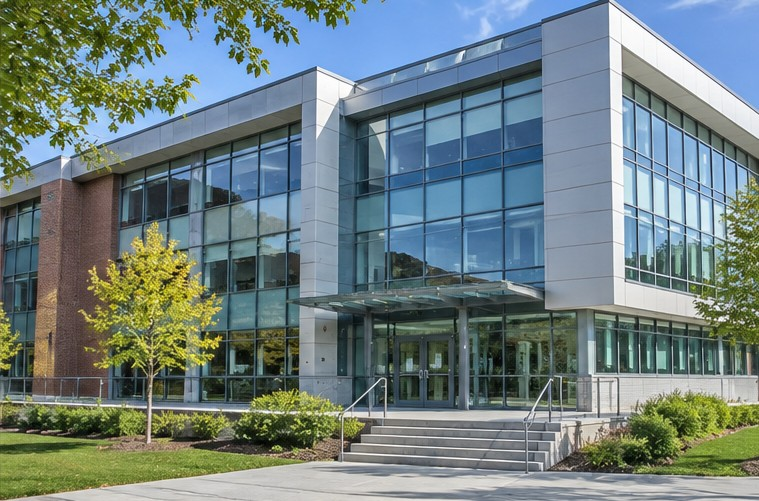
%> input picture Lab6-Integrated-Image-Processing/building.jpg, 759 x 501 px
$ octave Lab6_image_pipeline.m   (GNU Octave 9; MATLAB toolbox functions it lacks are replaced by stand-ins)
%> lines starting %> are read from the running program, lines starting %| are printed output that depends on the picture
%% Lab 6 - Mini Project: Integrated Image Processing
% Course: Mathematical Algorithms (DSP) - Image Processing Labs
% Select your own image when prompted. MATLAB Image Processing Toolbox required.
% Outputs: PNG figures and lab6_measurements.txt in the current folder.
clear; close all; clc;

%% 1) Select and load your own image
% Upload an image to MATLAB Drive in this folder before running.
[file, folder] = uigetfile({'*.jpg;*.jpeg;*.png;*.tif;*.tiff;*.bmp', ...
    'Image files (*.jpg, *.png, *.tif, *.bmp)'}, 'Select your own image for Lab 6');
%> the answer given: building.jpg
if isequal(file,0)
    error('No image selected. Upload/select your own image, then rerun.');
end
sourcePath = fullfile(folder,file);
inputImage = imread(sourcePath);
%> inputImage is the input picture: size 501x759x3 uint8; mean R, G, B 112.1, 128.7, 127.9
if ndims(inputImage)==3
    I = im2double(rgb2gray(inputImage));
elseif ismatrix(inputImage)
    I = im2double(inputImage);
else
    error('Unsupported image dimensions. Select a grayscale or RGB image.');
end
[M,N] = size(I);
%> M = 501; N = 759

%% 2) Preprocess: median filtering, a nonlinear spatial operation
I_filt = medfilt2(I,[3 3], 'symmetric');

%% 3) Enhance contrast: intensity remapping
I_enh = imadjust(I_filt,[0.2 0.8],[0 1]);
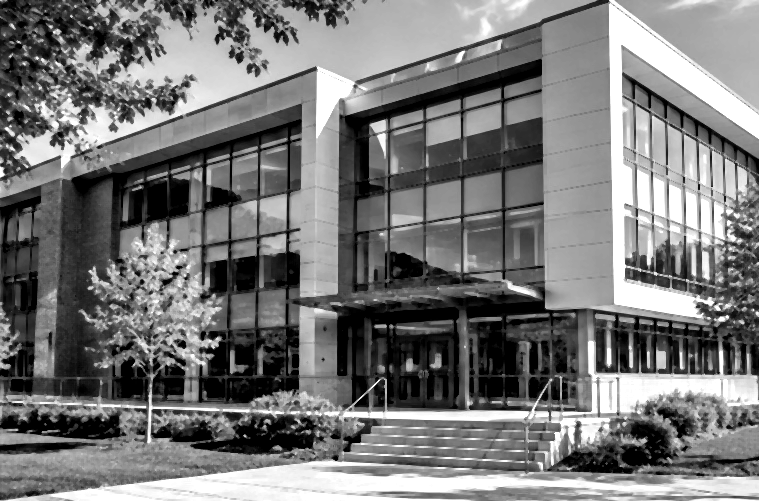
%> I_enh: size 501x759 double; min 0, max 1, mean 0.471

%% 4) Features: Canny edge detection
edges = edge(I_enh,'Canny',[0.1 0.25]);
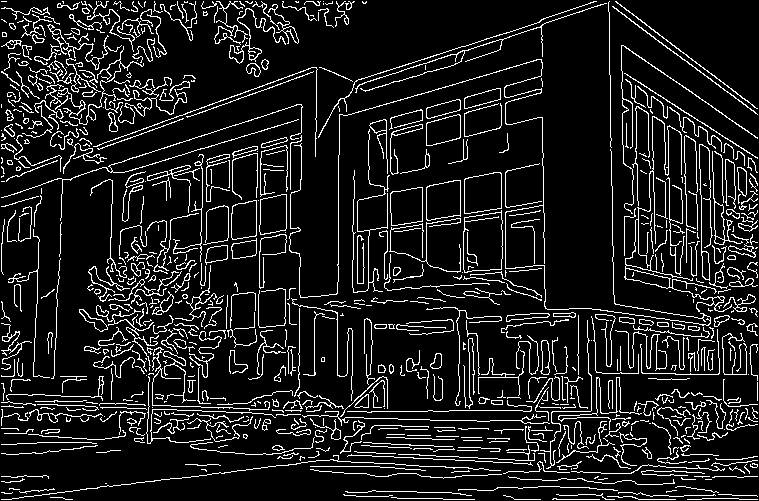
%> edges: size 501x759 logical; 11.3% white in thin lines or dots

%% 5) Frequency-domain ideal low-pass (circular FFT convention)
F = fftshift(fft2(I_enh));
[u,v] = meshgrid(-floor(N/2):ceil(N/2)-1, -floor(M/2):ceil(M/2)-1);
cutoffRadius = 60; % frequency-bin radius; change only after inspecting result
H = double(hypot(u,v)<cutoffRadius);
I_lp = real(ifft2(ifftshift(F.*H)));
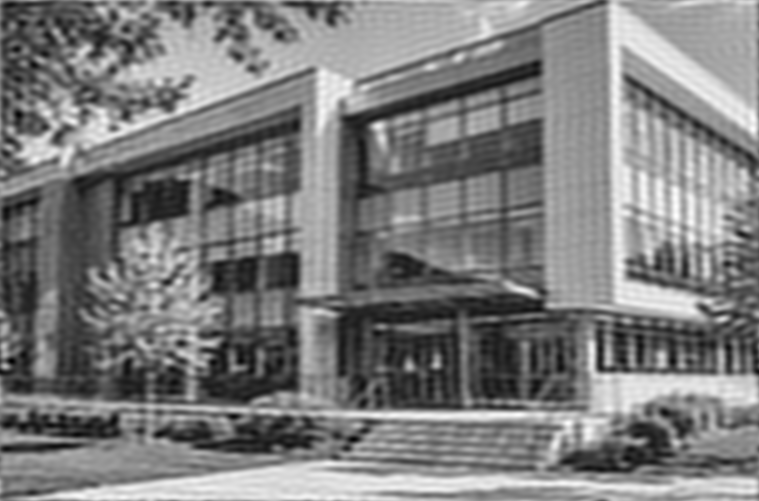
%> I_lp: size 501x759 double; min -0.188, max 1.15, mean 0.471; drawn with min black and max white
% Clip only for image export, while retaining un-clipped result for comparison.
I_lp_display = min(max(I_lp,0),1);
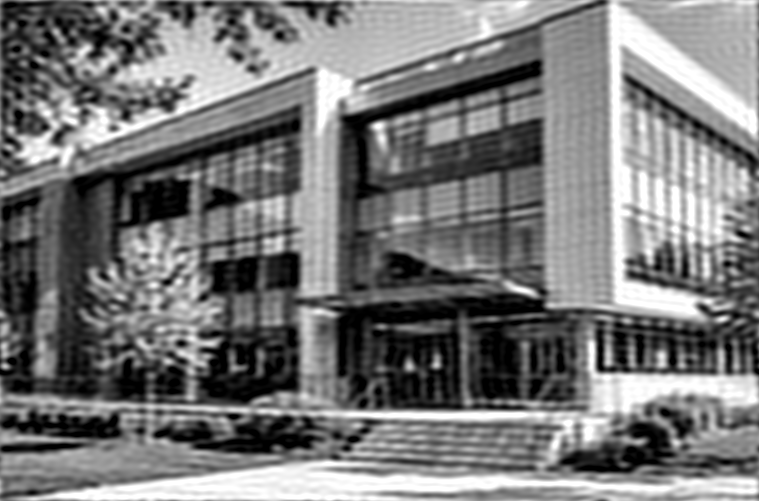
%> I_lp_display: size 501x759 double; min 0, max 1, mean 0.471; mean of the top-left, top-right, bottom-left and bottom-right quarters 0.458, 0.577, 0.406, 0.443

%% 6) Save valid image PNGs with imwrite
imwrite(I, '01_original.png');
imwrite(I_filt, '02_denoised.png');
imwrite(I_enh, '03_contrast_enhanced.png');
imwrite(edges, '04_canny_edges.png');
imwrite(I_lp_display, '05_frequency_lowpass.png');
imwrite(H, '06_frequency_mask.png');

% Side-by-side comparison: each tile has the exact same size.
% Labels are listed in the README in left-to-right order.
comparison = [I, I_filt, I_enh, double(edges), I_lp_display];
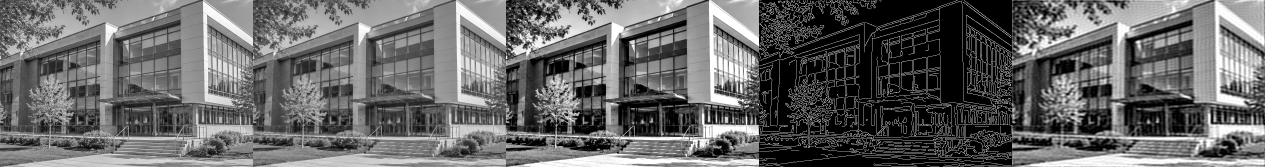
%> comparison: size 501x3795 double (shown at 1/3 size); min 0, max 1, mean 0.405
imwrite(comparison, '07_pipeline_comparison.png');

% On-screen labeled comparison figure
figure('Color','white','Name','Lab 6 Image Processing Pipeline');
steps = {I, I_filt, I_enh, edges, I_lp_display};
%> steps = 5 items
names = {'Original', 'Median 3x3', 'Contrast enhanced', 'Canny edges', 'FFT ideal LP'};
for k=1:5
    subplot(1,5,k);
    imshow(steps{k},[]);
    title(names{k},'Interpreter','none');
end
sgtitle('Lab 6: Integrated image processing pipeline');

% Frequency spectrum inspection
figure('Color','white','Name','Lab 6 Spectrum and LP Mask');
subplot(1,2,1); imshow(log(1+abs(F)),[]); title('Centered log-magnitude spectrum');
%> after `imshow(log(1+abs(F)),[])`:
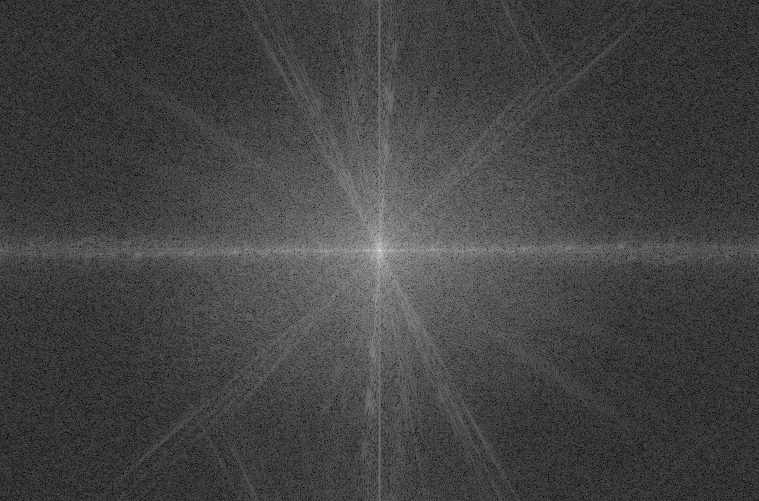
%> displayed picture: size 501x759, on the screen's scale of 0 to 255; min 0, max 255, mean 66.8
subplot(1,2,2); imshow(H,[]); title(sprintf('Ideal LP mask (radius %d bins)',cutoffRadius));
%> after `title(sprintf('Ideal LP mask (radius %d bins)',cutoffRadius))`:
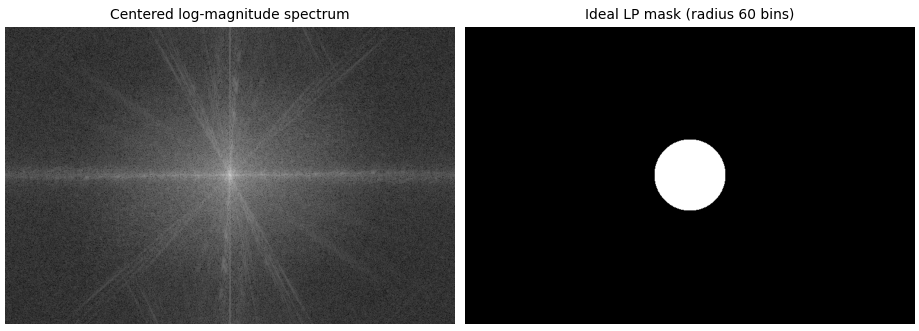
%> figure redrawn from the program's plot data, 2 panels

%% 7) Numerical summary (descriptive measurements, not proof of improvement)
edgePixels = nnz(edges);
%> edgePixels = 42942
edgePercent = 100*edgePixels/numel(edges);
%> edgePercent = 11.29
meanBefore = mean(I(:));
%> meanBefore = 0.485
meanAfter = mean(I_enh(:));
%> meanAfter = 0.471
rmseLP = sqrt(mean((I_enh(:)-I_lp(:)).^2));
%> rmseLP = 0.0985
fid = fopen('lab6_measurements.txt','w');
if fid<0, error('Could not create lab6_measurements.txt'); end
fprintf(fid,'Lab 6 - Integrated Image Processing\n');
fprintf(fid,'Selected image: %s\n', file);
fprintf(fid,'Image dimensions: %d rows x %d columns\n',M,N);
fprintf(fid,'Median filter: 3 x 3, symmetric boundary\n');
fprintf(fid,'Contrast adjustment: imadjust input [0.2 0.8] to [0 1]\n');
fprintf(fid,'Canny thresholds: [0.1 0.25]\n');
fprintf(fid,'FFT ideal low-pass radius: %d bins\n',cutoffRadius);
fprintf(fid,'Mean grayscale intensity before: %.6f\n',meanBefore);
fprintf(fid,'Mean grayscale intensity after contrast enhancement: %.6f\n',meanAfter);
fprintf(fid,'Detected Canny edge pixels: %d (%.3f%%)\n',edgePixels,edgePercent);
fprintf(fid,'RMSE between enhanced and FFT-lowpass images: %.6f\n',rmseLP);
fprintf(fid,'Note: this RMSE measures change, not quality improvement.\n');
fclose(fid);

fprintf('Loaded: %s (%d x %d)\n',file,M,N);
%| Loaded: building.jpg (501 x 759)
fprintf('Canny edges: %d pixels (%.3f%%)\n',edgePixels,edgePercent);
%| Canny edges: 42942 pixels (11.293%)
fprintf('FFT low-pass cutoff radius: %d bins\n',cutoffRadius);
fprintf('Saved seven valid PNG images and lab6_measurements.txt.\n');

$ run again, on Lab6-Integrated-Image-Processing/flower.jpg
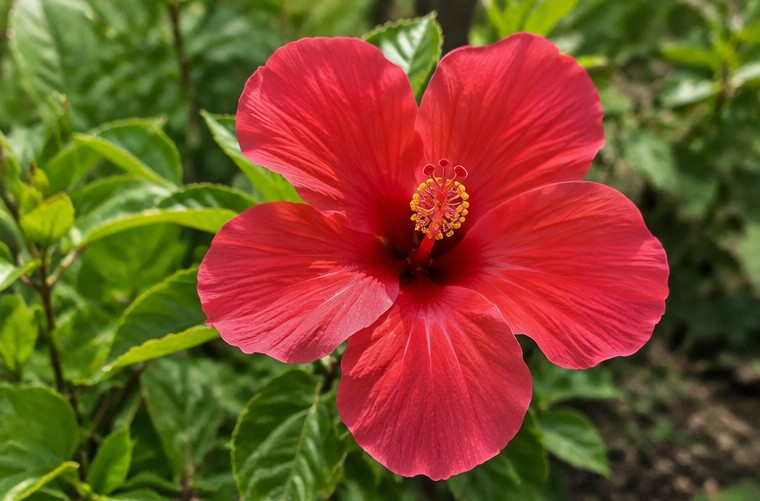
%> input picture Lab6-Integrated-Image-Processing/flower.jpg, 760 x 501 px
%> inputImage is the input picture: size 501x760x3 uint8; mean R, G, B 124.1, 78.5, 40.8
%> `edges = edge(I_enh,'Canny',[0.1 0.25]);`:
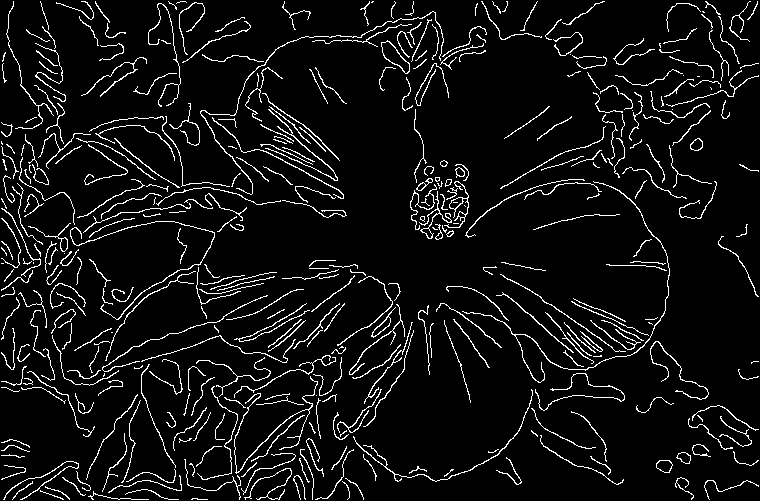
%> edges: size 501x760 logical; 6.8% white in thin lines or dots
%> steps = 5 items
%> `title(sprintf('Ideal LP mask (radius %d bins)',cutoffRadius))`:
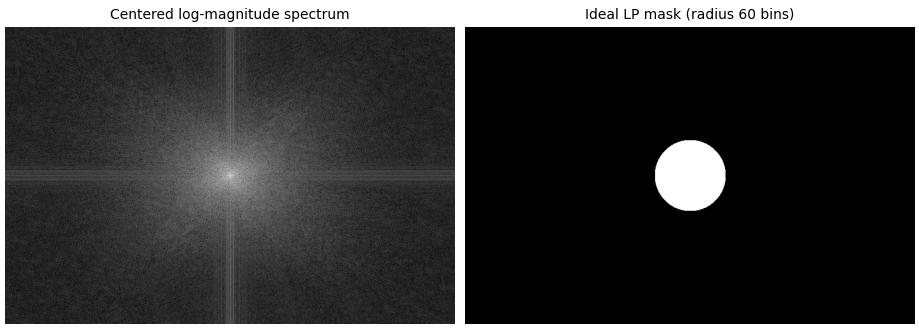
%> figure redrawn from the program's plot data, 2 panels
%> edgePixels = 25775
%> edgePercent = 6.77
%> meanBefore = 0.344
%> meanAfter = 0.254
%> rmseLP = 0.0402
%| Loaded: flower.jpg (501 x 760)
%| Canny edges: 25775 pixels (6.769%)

$ run again, on Lab6-Integrated-Image-Processing/landscape.jpg
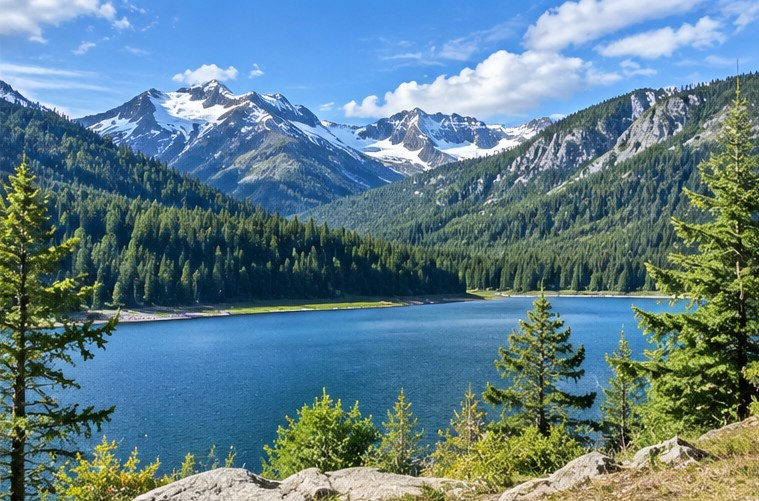
%> input picture Lab6-Integrated-Image-Processing/landscape.jpg, 759 x 501 px
%> inputImage is the input picture: size 501x759x3 uint8; mean R, G, B 95.3, 126.5, 138.2
%> `edges = edge(I_enh,'Canny',[0.1 0.25]);`:
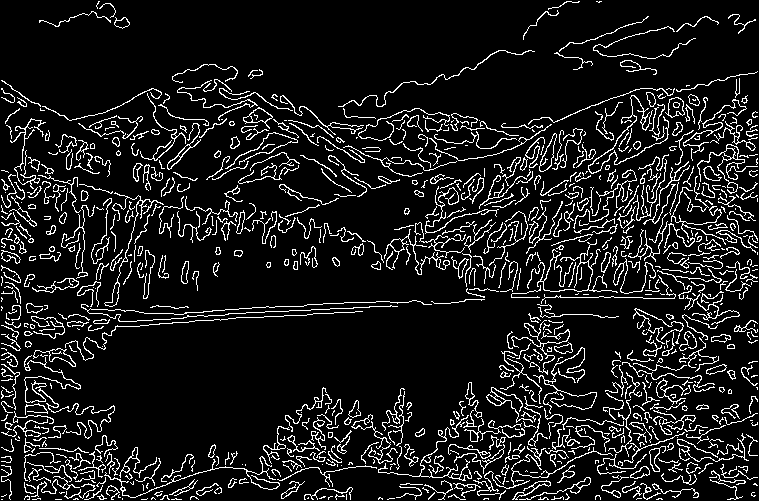
%> edges: size 501x759 logical; 10.7% white in thin lines or dots
%> steps = 5 items
%> `imshow(log(1+abs(F)),[])`:
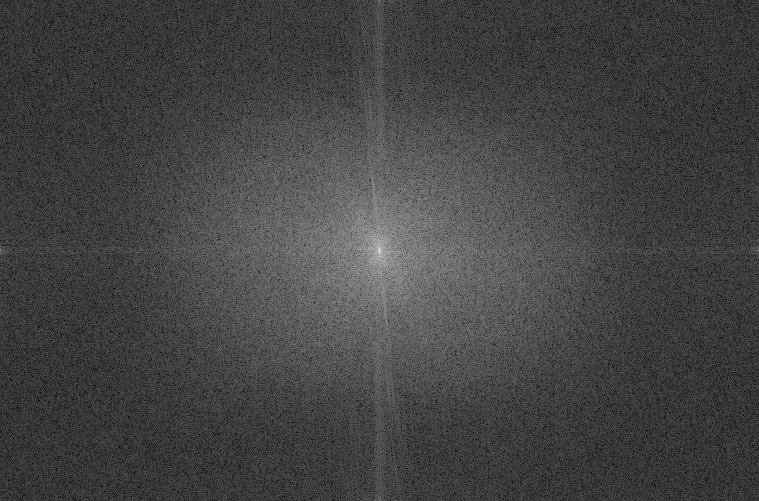
%> displayed picture: size 501x759, on the screen's scale of 0 to 255; min 0, max 255, mean 67.7
%> edgePixels = 40796
%> edgePercent = 10.73
%> meanBefore = 0.465
%> meanAfter = 0.442
%> rmseLP = 0.0924
%| Loaded: landscape.jpg (501 x 759)
%| Canny edges: 40796 pixels (10.728%)
